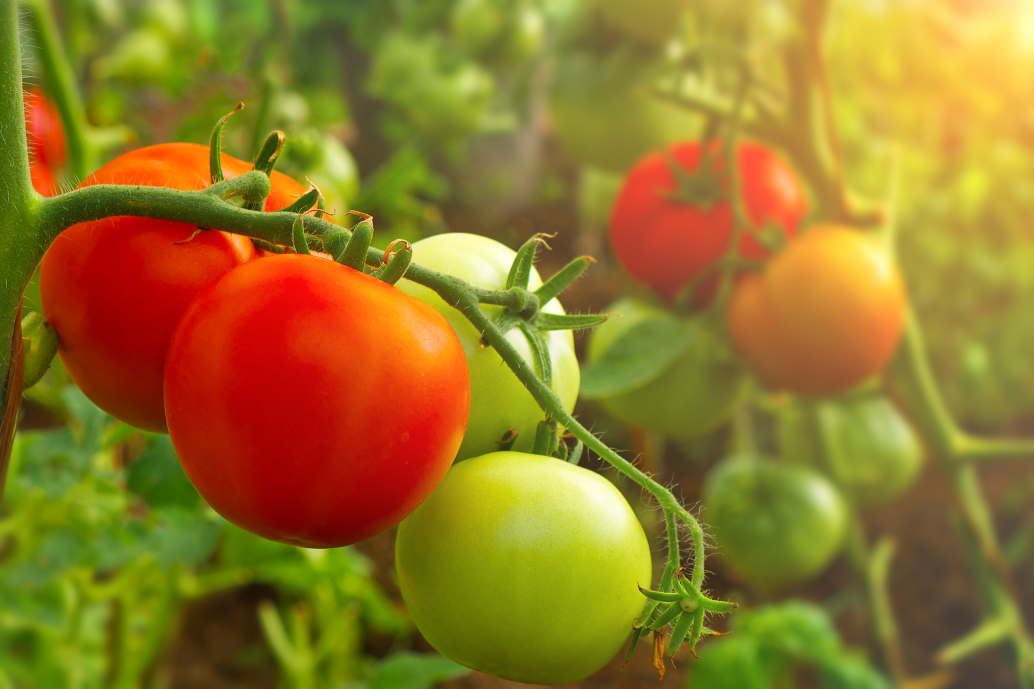
#> input picture img/tomatoes.jpg, 3100 x 2066 px (shown at 1/3 size)
$ python 0511-hist-back-hue.py
#> lines starting #> are read from the running program, lines starting #| are printed output that depends on the picture
# 0511.py
import cv2
import numpy as np

#1
src0 = cv2.imread('../../img/tomatoes.jpg')
#> src0 is the input picture: shape (2066, 3100, 3); mean B, G, R 39.4, 119.8, 146.4
src = cv2.resize(src0, dsize=(640, 480))
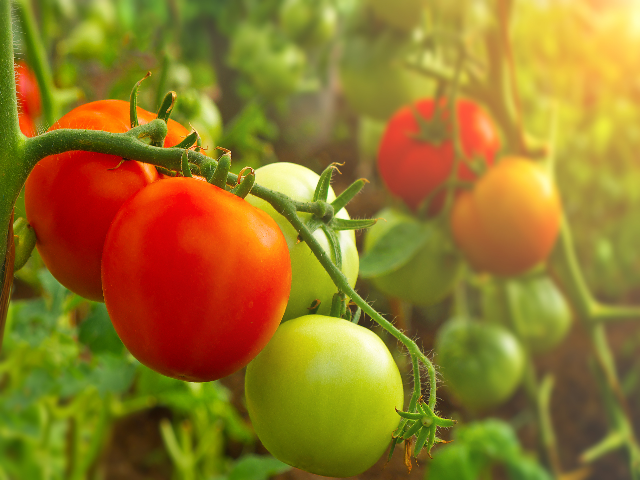
#> src: shape (480, 640, 3); mean B, G, R 39.3, 119.7, 146.3
hsv = cv2.cvtColor(src, cv2.COLOR_BGR2HSV)
#> hsv: shape (480, 640, 3); mean H, S, V 25.2, 190, 154.5
h,s,v = cv2.split(hsv)
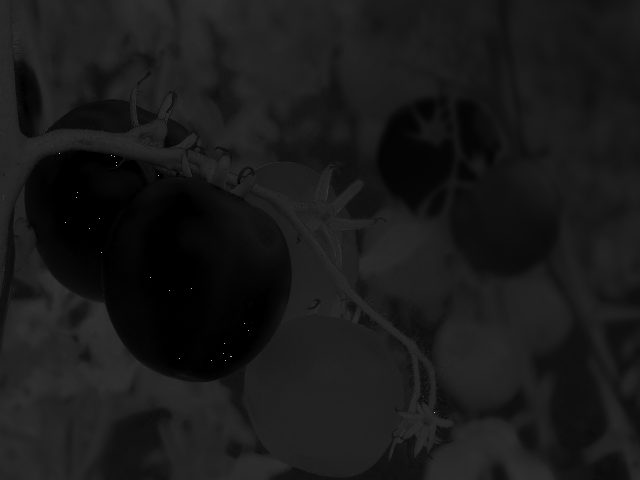
#> h: shape (480, 640); min 0, max 179, mean 25.2
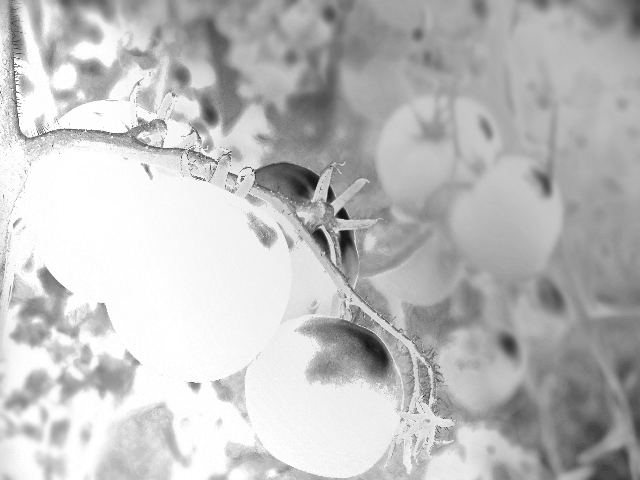
#> s: shape (480, 640); min 14, max 255, mean 190
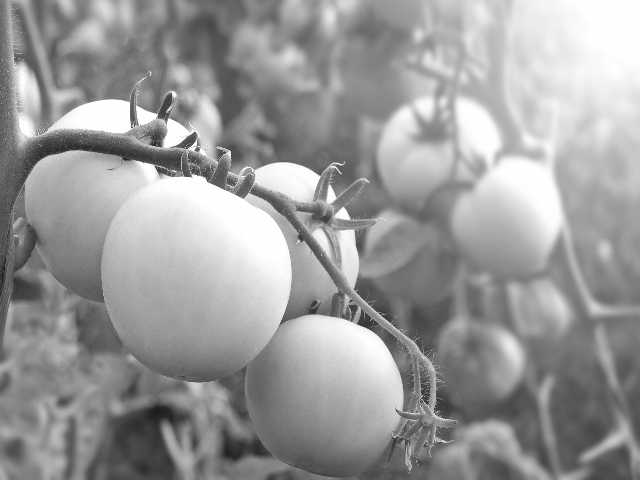
#> v: shape (480, 640); min 21, max 255, mean 154.5

#2
#> (the run stopped early here; a loop or call above may not have finished)

$ run again, with img/basketball.jpg copied over img/tomatoes.jpg
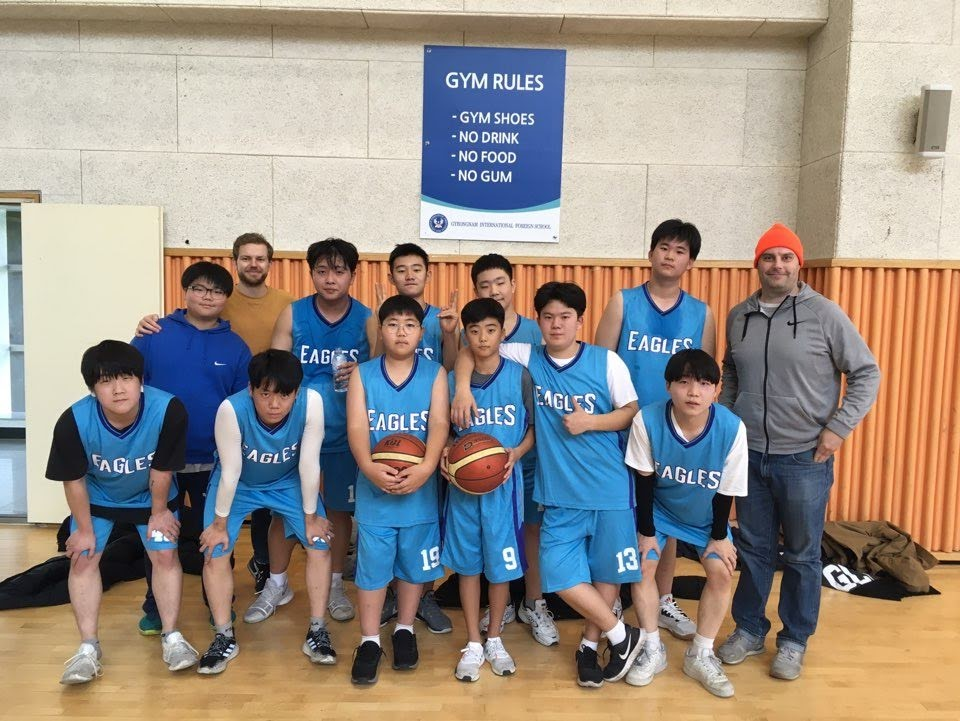
#> input picture img/basketball.jpg, 960 x 721 px
#> src0 is the input picture: shape (721, 960, 3); mean B, G, R 136.2, 144.1, 152.7
#> hsv: shape (480, 640, 3); mean H, S, V 46, 89.4, 172.9
#> `h,s,v = cv2.split(hsv)`:
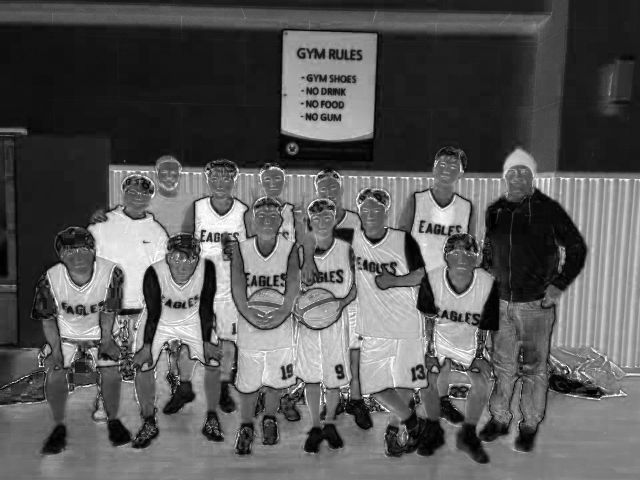
#> s: shape (480, 640); min 0, max 255, mean 89.4
#> `h,s,v = cv2.split(hsv)`:
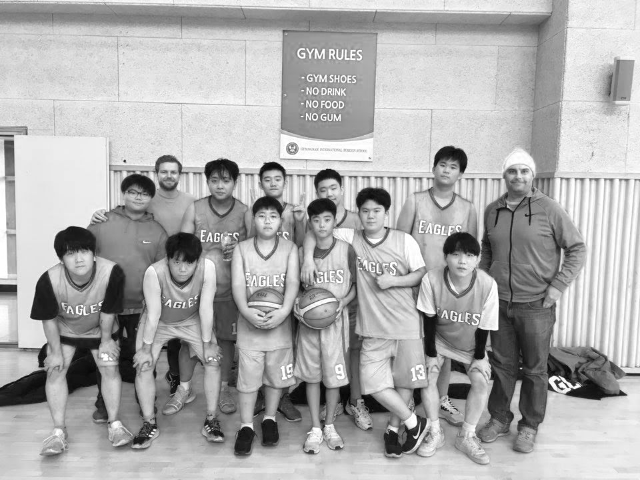
#> v: shape (480, 640); min 4, max 255, mean 172.9
